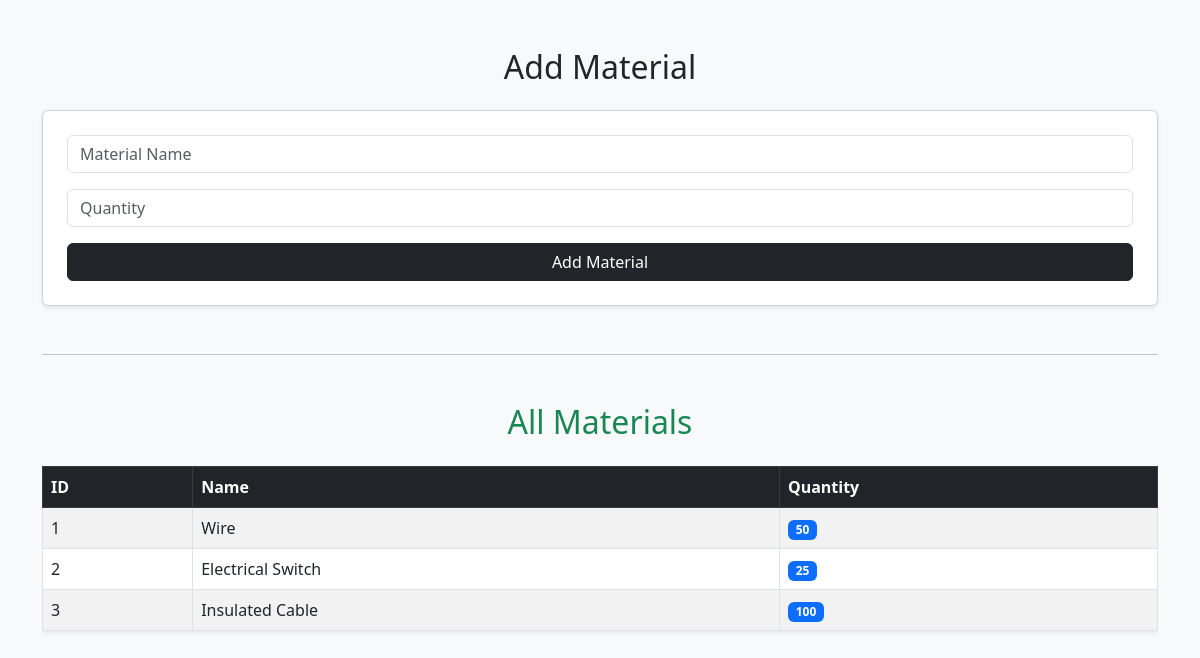
The page /materials on the database its author committed.
### tables this page shows
CREATE TABLE materials (
        id INTEGER PRIMARY KEY AUTOINCREMENT,
        name TEXT,
        quantity INTEGER
    );

### app.py (the view)
@app.route('/materials')
def materials():
    conn = sqlite3.connect("database.db")
    cursor = conn.cursor()
    cursor.execute("SELECT * FROM materials")
    materials = cursor.fetchall()
    conn.close()
    return render_template('materials.html', materials=materials)

### templates/materials.html (shortened to what this page needs)
<!DOCTYPE html>
<html>
<head>
    <link href="https://cdn.jsdelivr.net/npm/bootstrap@5.3.0/dist/css/bootstrap.min.css" rel="stylesheet">
</head>
<body class="bg-light">
<div class="container mt-5">
    <h2 class="text-center text-dark mb-4">Add Material</h2>
    <form action="/add_material" method="POST" class="card p-4 shadow-sm">
        <div class="mb-3">
            <input type="text" name="name" class="form-control" placeholder="Material Name" required>
        </div>
        <div class="mb-3">
            <input type="number" name="quantity" class="form-control" placeholder="Quantity" required>
        </div>
        <button type="submit" class="btn btn-dark w-100">Add Material</button>
    </form>
    <hr class="my-5">
    <h2 class="text-center text-success mb-4">All Materials</h2>
    <div class="table-responsive">
        <table class="table table-bordered table-striped shadow-sm">
            <thead class="table-dark">
                <tr>
                    <th>ID</th>
                    <th>Name</th>
                    <th>Quantity</th>
                </tr>
            </thead>
            <tbody>
                {% for m in materials %}
                <tr>
                    <td>{{ m[0] }}</td>
                    <td>{{ m[1] }}</td>
                    <td>
                        <span class="badge bg-primary">{{ m[2] }}</span>
                    </td>
                </tr>
                {% endfor %}
            </tbody>
        </table>
    </div>
</div>
</body>
</html>

### rows shown on the page
materials: id "1", name "Wire", quantity "50"
materials: id "2", name "Electrical Switch", quantity "25"
materials: id "3", name "Insulated Cable", quantity "100"
